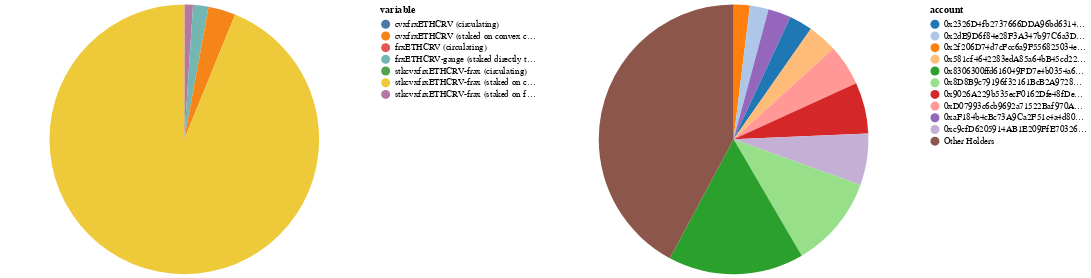

Here is the notebook cell this chart was saved with:
### Code cell
d = df.reset_index()[['index', 'account', 'total_frxETHCRV']].reset_index()
top_n_holders = 10
d_top_n = (
    pd.concat([
        d.loc[d.index < top_n_holders][['account', 'total_frxETHCRV']].rename(columns={'total_frxETHCRV': 'frxETHCRV'}), 
        pd.DataFrame([{
            "account": "Other Holders", 
            "frxETHCRV": d.loc[d.index >= top_n_holders].total_frxETHCRV.sum()}
        ])
    ])
    .sort_values('frxETHCRV').reset_index(drop=True).reset_index()
)

c = (
    alt.hconcat(
        alt.Chart(
            pd.melt(df, id_vars='account', value_vars=value_cols).reset_index()
            .groupby('variable')['value'].sum().reset_index()
            .sort_values('value').reset_index(drop=True).reset_index()
        )
        .transform_joinaggregate(amount_total="sum(value)")
        .transform_calculate(fraction="datum.value / datum.amount_total")
        .mark_arc()
        .encode(
            theta="value:Q", 
            color="variable:N", 
            order="index:O", 
            tooltip=[
                alt.Tooltip("variable:N"), 
                alt.Tooltip("value:Q", format=",d", title="frxETHCRV"),
                alt.Tooltip("fraction:Q", format=".1%", title="Share"),
            ]
        ),
        alt.Chart(d_top_n)
        .transform_joinaggregate(total="sum(frxETHCRV)")
        .transform_calculate(fraction="datum.frxETHCRV / datum.total")
        .mark_arc()
        .encode(
            theta=alt.Theta("frxETHCRV:Q"), 
            color=alt.Color("account:N", scale=alt.Scale(range=colors_28)), 
            order="index:O", 
            tooltip=[
                alt.Tooltip("account:N"), 
                alt.Tooltip("frxETHCRV:Q", format=",d", title="frxETHCRV"),
                alt.Tooltip("fraction:Q", format=".1%", title="Share"),
            ]
        ) 
    )
    .resolve_scale(color="independent")
    .resolve_legend(color="independent")
)
c

### Figure 1 — Vega-Lite specification as saved in the notebook (floating-point values rounded to 4 significant figures)
{"$schema": "https://vega.github.io/schema/vega-lite/v4.17.0.json", "config": {"view": {"continuousHeight": 300, "continuousWidth": 400}}, "datasets": {"data-3865c0b6749670f1c8a584f38c17f82f": [{"index": 0, "value": 0, "variable": "cvxfrxETHCRV (circulating)"}, {"index": 1, "value": 0.05288, "variable": "stkcvxfrxETHCRV-frax (circulating)"}, {"index": 2, "value": 28.87, "variable": "frxETHCRV (circulating)"}, {"index": 3, "value": 638.4, "variable": "stkcvxfrxETHCRV-frax (staked on frax)"}, {"index": 4, "value": 1199.0, "variable": "frxETHCRV-gauge (staked directly through curve)"}, {"index": 5, "value": 2108.0, "variable": "cvxfrxETHCRV (staked on convex curve system)"}, {"index": 6, "value": 60620.0, "variable": "stkcvxfrxETHCRV-frax (staked on convex frax system)"}], "data-ef039f17601097aa7c1135efda48604b": [{"account": "0x2f206D74d7cFcc6a9F556825034eB110a572AD62", "frxETHCRV": 1249.0, "index": 0}, {"account": "0x2dE9D6f84e28F3A347b97C6a3Db51D366E65bA4C", "frxETHCRV": 1453.0, "index": 1}, {"account": "0xaF184b4cBc73A9Ca2F51c4a4d80eD67a2578E9F4", "frxETHCRV": 1772.0, "index": 2}, {"account": "0x2326D4fb2737666DDA96bd6314e3D4418246cFE8", "frxETHCRV": 1801.0, "index": 3}, {"account": "0x581cf4642283edA85a64bB45cd226854415AB830", "frxETHCRV": 2286.0, "index": 4}, {"account": "0xD07993c6cb9692a71522Baf970A31069034dF2B0", "frxETHCRV": 3171.0, "index": 5}, {"account": "0x9026A229b535ecF0162Dfe48fDeb3c75f7b2A7AE", "frxETHCRV": 3965.0, "index": 6}, {"account": "0xc9cfD6205914AB1E209FfE70326d8dd15fc58187", "frxETHCRV": 3999.0, "index": 7}, {"account": "0x8D8B9c79196f32161BcB2A9728D274B3b45eB9AF", "frxETHCRV": 7155.0, "index": 8}, {"account": "0x8306300ffd616049FD7e4b0354a64Da835c1A81C", "frxETHCRV": 10510.0, "index": 9}, {"account": "Other Holders", "frxETHCRV": 27240.0, "index": 10}]}, "hconcat": [{"data": {"name": "data-3865c0b6749670f1c8a584f38c17f82f"}, "encoding": {"color": {"field": "variable", "type": "nominal"}, "order": {"field": "index", "type": "ordinal"}, "theta": {"field": "value", "type": "quantitative"}, "tooltip": [{"field": "variable", "type": "nominal"}, {"field": "value", "format": ",d", "title": "frxETHCRV", "type": "quantitative"}, {"field": "fraction", "format": ".1%", "title": "Share", "type": "quantitative"}]}, "mark": "arc", "transform": [{"joinaggregate": [{"as": "amount_total", "field": "value", "op": "sum"}]}, {"as": "fraction", "calculate": "datum.value / datum.amount_total"}]}, {"data": {"name": "data-ef039f17601097aa7c1135efda48604b"}, "encoding": {"color": {"field": "account", "scale": {"range": ["#1F77B4", "#AEC7E8", "#FF7F0E", "#FFBB78", "#2CA02C", "#98DF8A", "#D62728", "#FF9896", "#9467BD", "#C5B0D5", "#8C564B", "#C49C94", "#E377C2", "#F7B6D2", "#7F7F7F", "#C7C7C7", "#BCBD22", "#DBDB8D", "#17BECF", "#9EDAE5", "#780085", "#7D45E4", "#598CEC", "#3BBEA9", "#56DE52", "#A2EC55", "#DCDD5C", "#F9965B"]}, "type": "nominal"}, "order": {"field": "index", "type": "ordinal"}, "theta": {"field": "frxETHCRV", "type": "quantitative"}, "tooltip": [{"field": "account", "type": "nominal"}, {"field": "frxETHCRV", "format": ",d", "title": "frxETHCRV", "type": "quantitative"}, {"field": "fraction", "format": ".1%", "title": "Share", "type": "quantitative"}]}, "mark": "arc", "transform": [{"joinaggregate": [{"as": "total", "field": "frxETHCRV", "op": "sum"}]}, {"as": "fraction", "calculate": "datum.frxETHCRV / datum.total"}]}], "resolve": {"legend": {"color": "independent"}, "scale": {"color": "independent"}}}
